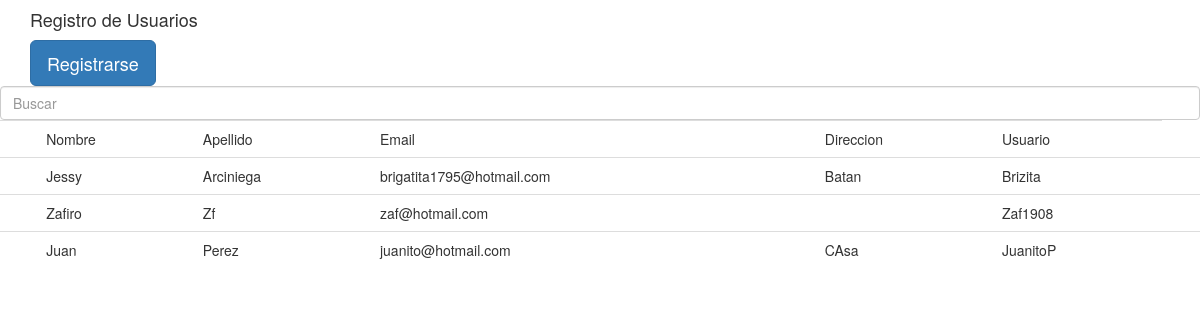
The page /deberes/deber15/index.php on the database its author committed.
### tables this page shows
CREATE TABLE `usuarios` (
  `ID` int(11) NOT NULL,
  `nombre` varchar(255) DEFAULT NULL,
  `apellido` varchar(255) DEFAULT NULL,
  `email` varchar(255) DEFAULT NULL,
  `telefono` varchar(10) DEFAULT NULL,
  `direccion` varchar(255) DEFAULT NULL,
  `provincia` varchar(255) DEFAULT NULL,
  `canton` varchar(255) DEFAULT NULL,
  `parroquia` varchar(255) DEFAULT NULL,
  `usuario` varchar(255) DEFAULT NULL,
  `contrasena` varchar(255) DEFAULT NULL
);

### deberes/deber15/index.php (the view, shortened to what this page needs)
<?php
$conn = new mysqli('localhost' , 'root' , '', 'registro');
$query1 = "SELECT * FROM usuarios";
$res = $conn ->query($query1);
$rows1 = $res ->num_rows;
$usuarios = array();
for ($j = 0 ; $j < $rows1 ; ++$j){
  $res ->data_seek($j);
  $usuarios[] = $res ->fetch_array(MYSQLI_ASSOC);
}
?>
<!DOCTYPE html>
<html lang="es">
<head>
  <link rel="stylesheet" type="text/css" href="css/bootstrap.min.css">
</head>
<body>
  <div class="container">
    <h4>Registro de Usuarios</h4>
    <button type="button" class="btn btn-primary btn-lg" data-toggle="modal" data-target="#contact-form">
      Registrarse
    </button>
  </div>
  <div id="buscar">
    <input type="text" id="busqueda" class="form-control" placeholder="Buscar"/>
  </div>
  <div class="table-responsive" id="resultado">
    <form id="act">
    <table class="table" id="tabla_usuarios">
      <th>
        <td>Nombre</td>
        <td>Apellido</td>
        <td>Email</td>
        <td>Direccion</td>
        <td>Usuario</td>
      </th>
      <?php
      $contador = 1;
      foreach ($usuarios as $us) {
        echo '<tr>';
        echo '<td></td>';
        echo '<td id="nombre' . $contador . '">'.$us['nombre'].'</td>';
        echo '<td id="apellido' . $contador . '">'.$us['apellido'].'</td>';
        echo '<td id="email' . $contador . '">'.$us['email'].'</td>';
        echo '<td id="direccion' . $contador . '">'.$us['direccion'].'</td>';
        echo '<td id="usuario' . $contador . '">'.$us['usuario'].'</td>';
        echo '<td id="boton' . $contador . '"></td>';
        echo '</tr>';
      $contador++;
      }
      ?>
    </table>
    </form>
  </div>
</body>
</html>

### rows shown on the page
usuarios: nombre "Jessy", apellido "Arciniega", email "brigatita1795@hotmail.com", direccion "Batan", usuario "Brizita"
usuarios: nombre "Zafiro", apellido "Zf", email "zaf@hotmail.com", usuario "Zaf1908"
usuarios: nombre "Juan", apellido "Perez", email "juanito@hotmail.com", direccion "CAsa", usuario "JuanitoP"
